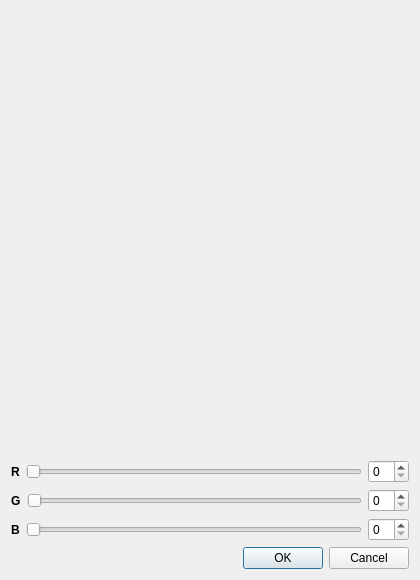
<?xml version="1.0" encoding="UTF-8"?>
<ui version="4.0">
 <class>UserPaletteWindow</class>
 <widget class="QDialog" name="UserPaletteWindow">
  <property name="geometry">
   <rect>
    <x>0</x>
    <y>0</y>
    <width>420</width>
    <height>580</height>
   </rect>
  </property>
  <property name="windowTitle">
   <string>Dialog</string>
  </property>
  <layout class="QGridLayout" name="gridLayout">
   <item row="1" column="0">
    <widget class="ColorButton" name="color_button_4" native="true"/>
   </item>
   <item row="3" column="2">
    <widget class="ColorButton" name="color_button_14" native="true"/>
   </item>
   <item row="0" column="3">
    <widget class="ColorButton" name="color_button_3" native="true"/>
   </item>
   <item row="2" column="0">
    <widget class="ColorButton" name="color_button_8" native="true"/>
   </item>
   <item row="3" column="3">
    <widget class="ColorButton" name="color_button_15" native="true"/>
   </item>
   <item row="1" column="1">
    <widget class="ColorButton" name="color_button_5" native="true"/>
   </item>
   <item row="3" column="1">
    <widget class="ColorButton" name="color_button_13" native="true"/>
   </item>
   <item row="6" column="0" colspan="4">
    <widget class="QDialogButtonBox" name="buttonBox">
     <property name="enabled">
      <bool>true</bool>
     </property>
     <property name="orientation">
      <enum>Qt::Horizontal</enum>
     </property>
     <property name="standardButtons">
      <set>QDialogButtonBox::Cancel|QDialogButtonBox::Ok</set>
     </property>
    </widget>
   </item>
   <item row="0" column="1">
    <widget class="ColorButton" name="color_button_1" native="true"/>
   </item>
   <item row="2" column="2">
    <widget class="ColorButton" name="color_button_10" native="true"/>
   </item>
   <item row="1" column="2">
    <widget class="ColorButton" name="color_button_6" native="true"/>
   </item>
   <item row="2" column="1">
    <widget class="ColorButton" name="color_button_9" native="true"/>
   </item>
   <item row="0" column="2">
    <widget class="ColorButton" name="color_button_2" native="true"/>
   </item>
   <item row="1" column="3">
    <widget class="ColorButton" name="color_button_7" native="true"/>
   </item>
   <item row="2" column="3">
    <widget class="ColorButton" name="color_button_11" native="true"/>
   </item>
   <item row="4" column="0" colspan="4">
    <layout class="QVBoxLayout" name="verticalLayout">
     <property name="sizeConstraint">
      <enum>QLayout::SetFixedSize</enum>
     </property>
     <item>
      <layout class="QHBoxLayout" name="horizontalLayout">
       <item>
        <widget class="QLabel" name="label">
         <property name="font">
          <font>
           <weight>75</weight>
           <bold>true</bold>
          </font>
         </property>
         <property name="text">
          <string>R</string>
         </property>
        </widget>
       </item>
       <item>
        <widget class="QSlider" name="red_slider">
         <property name="orientation">
          <enum>Qt::Horizontal</enum>
         </property>
        </widget>
       </item>
       <item>
        <widget class="QSpinBox" name="red_out"/>
       </item>
      </layout>
     </item>
     <item>
      <layout class="QHBoxLayout" name="horizontalLayout_2">
       <item>
        <widget class="QLabel" name="label_3">
         <property name="font">
          <font>
           <weight>75</weight>
           <bold>true</bold>
          </font>
         </property>
         <property name="text">
          <string>G</string>
         </property>
        </widget>
       </item>
       <item>
        <widget class="QSlider" name="green_slider">
         <property name="orientation">
          <enum>Qt::Horizontal</enum>
         </property>
        </widget>
       </item>
       <item>
        <widget class="QSpinBox" name="green_out"/>
       </item>
      </layout>
     </item>
     <item>
      <layout class="QHBoxLayout" name="horizontalLayout_3">
       <item>
        <widget class="QLabel" name="label_5">
         <property name="font">
          <font>
           <weight>75</weight>
           <bold>true</bold>
          </font>
         </property>
         <property name="text">
          <string>B</string>
         </property>
        </widget>
       </item>
       <item>
        <widget class="QSlider" name="blue_slider">
         <property name="orientation">
          <enum>Qt::Horizontal</enum>
         </property>
        </widget>
       </item>
       <item>
        <widget class="QSpinBox" name="blue_out"/>
       </item>
      </layout>
     </item>
    </layout>
   </item>
   <item row="0" column="0">
    <widget class="ColorButton" name="color_button_0" native="true"/>
   </item>
   <item row="3" column="0">
    <widget class="ColorButton" name="color_button_12" native="true"/>
   </item>
  </layout>
 </widget>
 <customwidgets>
  <customwidget>
   <class>ColorButton</class>
   <extends>QWidget</extends>
   <header>color_button.h</header>
   <container>1</container>
  </customwidget>
 </customwidgets>
 <resources/>
 <connections>
  <connection>
   <sender>buttonBox</sender>
   <signal>accepted()</signal>
   <receiver>UserPaletteWindow</receiver>
   <slot>accept()</slot>
   <hints>
    <hint type="sourcelabel">
     <x>248</x>
     <y>254</y>
    </hint>
    <hint type="destinationlabel">
     <x>157</x>
     <y>274</y>
    </hint>
   </hints>
  </connection>
  <connection>
   <sender>buttonBox</sender>
   <signal>rejected()</signal>
   <receiver>UserPaletteWindow</receiver>
   <slot>reject()</slot>
   <hints>
    <hint type="sourcelabel">
     <x>316</x>
     <y>260</y>
    </hint>
    <hint type="destinationlabel">
     <x>286</x>
     <y>274</y>
    </hint>
   </hints>
  </connection>
 </connections>
</ui>
